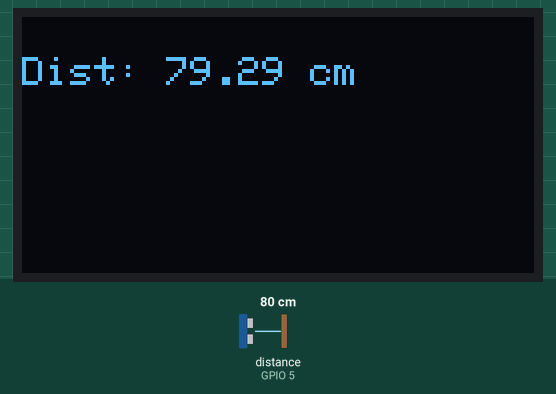
The sketch below on a simulated ESP32. On the bench: 128×64 one-colour display. Wiring (inferred from the names in the program): ultrasonic range finder: trigger GPIO 18; echo GPIO 5. The inputs (shaded band) are chosen by the test bench; at power-on: distance to the obstacle (sensor on GPIO 5) 80 cm. The echo pulse lasts 58.3 µs per cm; what the sketch prints to the serial monitor is not drawn.

Above: at 3.2 s.
3.3 s: distance to the obstacle (sensor on GPIO 5) set to 2 cm
At 4.9 s:
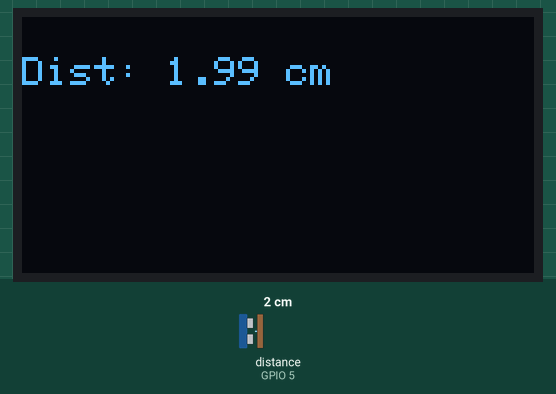
5.6 s: distance to the obstacle (sensor on GPIO 5) set to 4 cm
At 7.1 s:
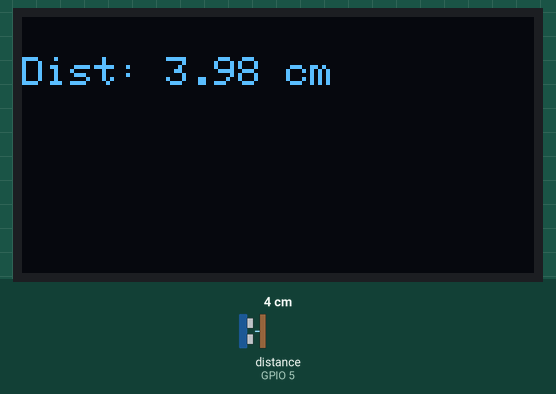
7.6 s: distance to the obstacle (sensor on GPIO 5) set to 9 cm
At 9.5 s:
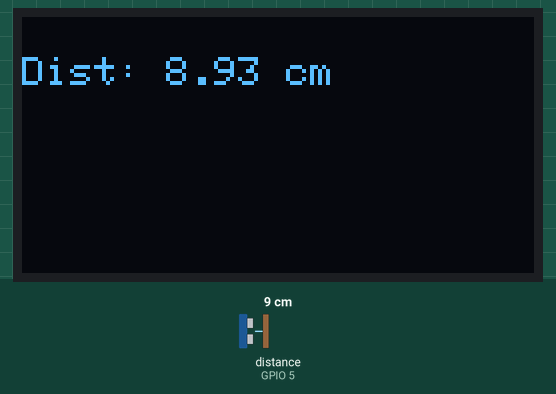
Timing chart, 0 to 11.0 s (numbered marks = the images above; inputs shaded):
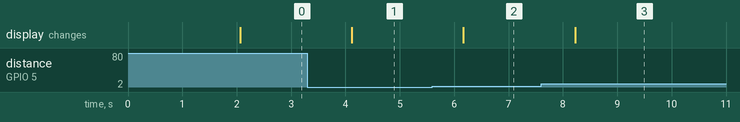

Measured:
- after the input at 3.3 s, the display: changes after 0.82 s (image 1)
- after the input at 5.6 s, the display: changes after 0.57 s (image 2)
- after the input at 7.6 s, the display: changes after 0.62 s (image 3)

The sketch:

Sensor_ultrasonic_hcsr04_OLED.ino
```cpp
/*********
  Este código permite medir distância com o sensor ultrassônico HC-SR04,
  enviando os dados de medição para o display OLED SSD1306.
*********/

// carrega bibliotecas

#include <Wire.h>  // Biblioteca para usar I2C
#include <Adafruit_GFX.h>
#include <Adafruit_SSD1306.h>


#define SCREEN_WIDTH 128 // Largura do display OLED, em pixels
#define SCREEN_HEIGHT 64 // Altura do display OLED, em pixels
// Para conectar o SSD1306 display ao I2C (pinos SDA e SCL)
Adafruit_SSD1306 display(SCREEN_WIDTH, SCREEN_HEIGHT, &Wire, -1);

const int trigPin = 18;
const int echoPin = 5;

//define a velocidade do som em cm/uS
#define SOUND_SPEED 0.034


long duration;
float distanceCm;
float distanceInch;

void setup() {
  /// setup do display
    if(!display.begin(SSD1306_SWITCHCAPVCC, 0x3C)) { // 0x3C é o endereço no barramento I2C
    Serial.println(("SSD1306 falha"));
    for(;;);
  }
  delay(2000);

  display.setTextSize(1);
  display.setTextColor(WHITE);
  /// fim setup do display

  Serial.begin(115200); // Inicia a comunicação serial
  pinMode(trigPin, OUTPUT); // Ajusta trigPin como saída
  pinMode(echoPin, INPUT); // Ajusta echoPin como entrada
}

void loop() {
  // limpa trigPin
  digitalWrite(trigPin, LOW);
  delayMicroseconds(2);
  // Mantem trigPin em estado HIGH por 10 microssegundos
  digitalWrite(trigPin, HIGH);
  delayMicroseconds(10);
  digitalWrite(trigPin, LOW);

  // Lê o echoPin, retorna o tempo de viagem da onda sonora em microssegundos
  duration = pulseIn(echoPin, HIGH);

  // Calcula a distância
  distanceCm = duration * SOUND_SPEED/2;

  // Imprime a distância no monitor serial
  Serial.print("Distancia (cm): ");
  Serial.println(distanceCm);

  // Escrita no display

  display.clearDisplay();
  display.setCursor(0, 10); // posição da próxima escrita (coluna, linha)
  display.print("Dist: ");
  display.print(distanceCm);
  display.print(" cm");
  display.display();

  delay(1000);
}
```
